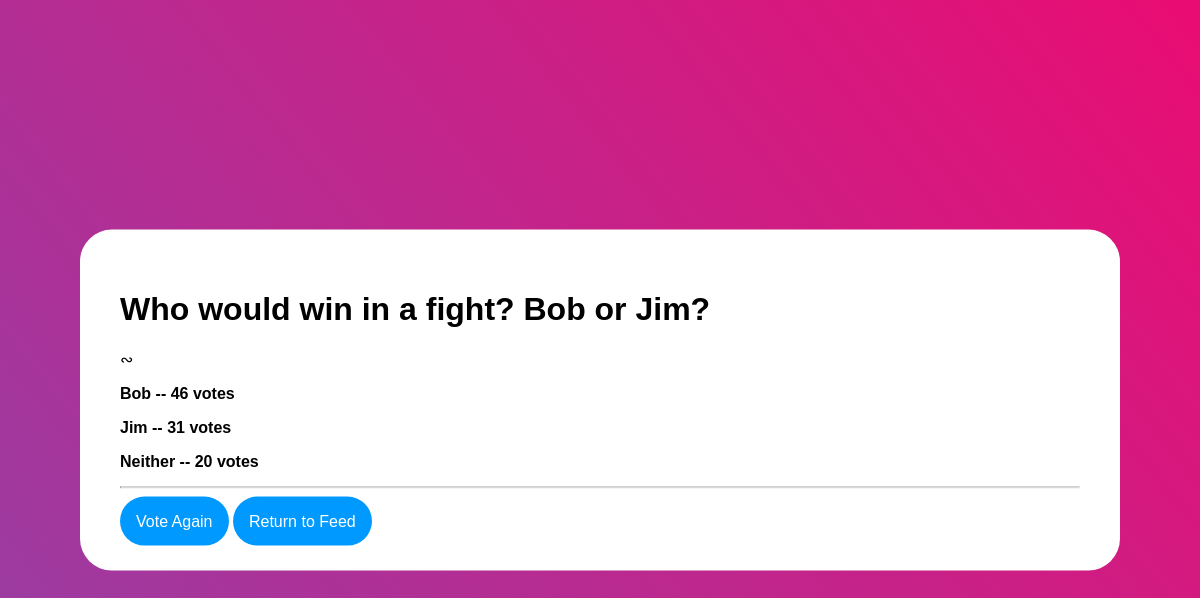
The app's page /polling/2/results/, older data.
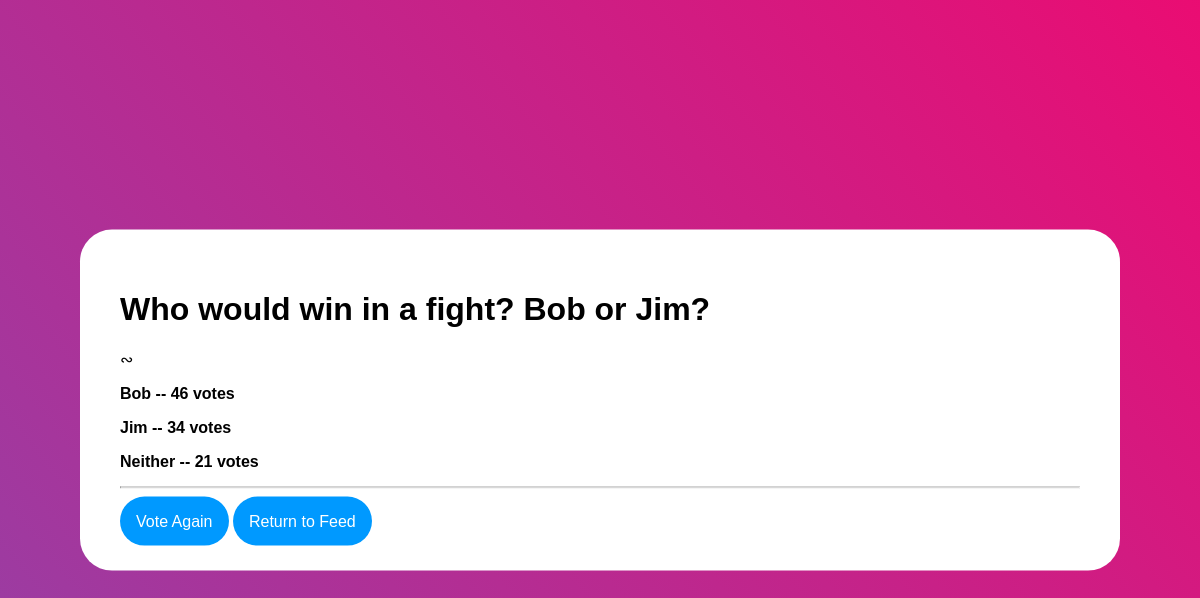
The same page, newer data.
### polling/models.py (models this page shows, shortened)
class Choice(models.Model):
    question = models.ForeignKey(Question, on_delete=models.CASCADE)
    choiceText = models.CharField(max_length=150)
    votes = models.IntegerField(default=0)

### polling/views.py (the view)
# urls.py: path('<int:pk>/results/', views.ResultsView.as_view(), name='results'),
class ResultsView(generic.DetailView):
    model = Question
    template_name = 'polling/results.html'

### polling/templates/polling/results.html
{% load static %}
<link rel="stylesheet" type="text/css" href="{% static 'polling/style.css' %}">
<div class="VoteDiv">
  <h1>{{ question.questionText}}</h1>
  <input type="hidden" class="PointCount">&ac; {{question.points}}</input>
  {% for choice in question.choice_set.all %}
    <p>{{ choice.choiceText}} -- {{choice.votes}} vote{{ choice.votes|pluralize}}</p>
  {% endfor %}
  <hr></hr>
  <div class="Space">
    <a href = "{% url 'polling:detail' question.id %}">Vote Again</a>
    <a href = "{% url 'polling:index'%}">Return to Feed</a>
  </div>
</div>

Row changes from the older to the newer data that the page shows:
changed Choice "Jim": votes "31" → "34"
changed Choice "Neither": votes "20" → "21"
